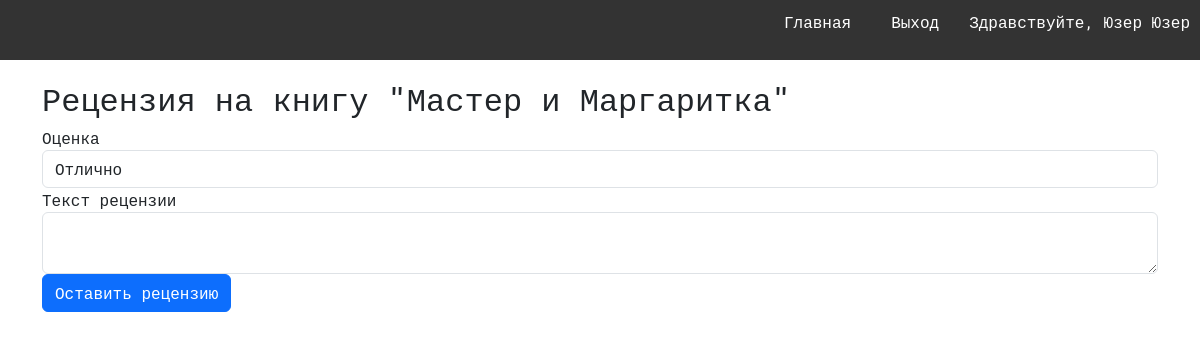
The page /book/3/review (signed in) on the database as committed earlier.
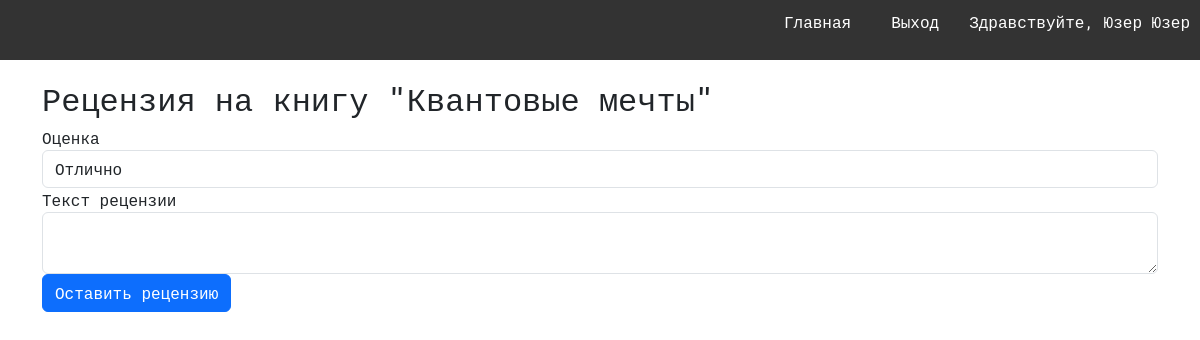
The same page on the database as committed later.
### models.py (models this page shows, shortened)
class Book(db.Model):
    __tablename__ = 'books'
    id = db.Column(db.Integer, primary_key=True)
    title = db.Column(db.String(255), nullable=False)
    short_description = db.Column(db.Text, nullable=False)
    year = db.Column(db.Integer, nullable=False)
    publisher = db.Column(db.String(255), nullable=False)
    author = db.Column(db.String(255), nullable=False)
    page_count = db.Column(db.Integer, nullable=False)
    cover_id = db.Column(db.Integer, db.ForeignKey('covers.id'), nullable=False)
    genres = db.relationship('Genre', secondary=book_genres, backref='books')
    cover = db.relationship('Cover', backref='book')

### books.py (the view, shortened to what this page needs)
@books.route('/book/<int:book_id>/review', methods=['GET', 'POST'])
@login_required
def review(book_id):
    book = Book.query.get_or_404(book_id)
    form = ReviewForm()
    user_review = Review.query.filter_by(user_id=current_user.id, book_id=book_id).first()
    if user_review:
        flash('Вы уже оставили рецензию для этой книги', 'info')
        return redirect(url_for('books.book', book_id=book_id))
    return render_template('review.html', form=form, book=book)

### forms.py
class ReviewForm(FlaskForm):
    rating = SelectField('Оценка', choices=[('5', 'Отлично'),('4', 'Хорошо'),('3', 'Удовлетворительно'),('2', 'Неудовлетворительно'),('1', 'Плохо'),('0', 'Ужасно')], validators=[InputRequired()])
    text = TextAreaField('Текст рецензии', validators=[InputRequired(), Length(max=1000)])
    submit = SubmitField('Оставить рецензию')

### app.py (called while the page is built)
@login_manager.user_loader
def load_user(user_id):
    return User.query.get(int(user_id))

### templates/review.html (shortened to what this page needs)
{% extends 'base.html' %}
{% block content %}
    <div class="container">
        <h2>Рецензия на книгу "{{ book.title }}"</h2>
        <form method="POST">
            <div class="form-group">
                {{ form.rating.label(class="form-control-label") }}
                {{ form.rating(class="form-control") }}
            </div>
            <div class="form-group">
                {{ form.text.label(class="form-control-label") }}
                {{ form.text(class="form-control", id='review-text') }}
            </div>
            <button type="submit" class="btn btn-primary">Оставить рецензию</button>
        </form>
    </div>
{% endblock %}

Rows that differ between the two databases and show on the page:
changed Book: title "Мастер и Маргаритка" → "Квантовые мечты"
